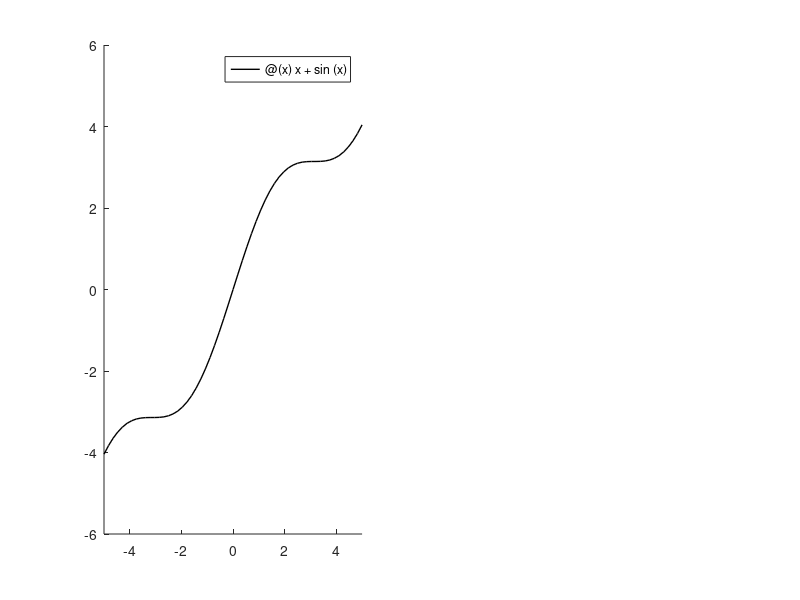

The MATLAB source for this figure: (Note: this script raises an error after producing the figure.)
% x+sin x>=2ln(x+1)
% clear all
clc
close all
subplot(1,2,1)
hold on
fplot(@(x)x+sin(x),'k','linewidth',1.)
fimplicit(@(x,y)2*log(x+1)-y,'k','linewidth',1.)
plot([4.0626827301,4.0626827301],[-10 10],'k--','linewidth',0.6)
grid minor
axis([-0.5 5 -1 4])
subplot(1,2,2)
hold on
fplot(@(x)x+sin(x),'k','linewidth',1.)
fimplicit(@(x,y)2*log(x+1)-y,'k','linewidth',1.)
plot([4.0626827301,4.0626827301],[-10 10],'k--','linewidth',0.6)
grid minor
axis([3.7 4.3 3 3.4])

x=4.0626827301;
x+sin(x)-2*log(x+1)

%%
fimplicit(@(x,y)x.^x-y,'k','linewidth',1.5)
axis([-0.1 2.2 0 5])
title('$x^x$','interpreter','latex')
grid minor


